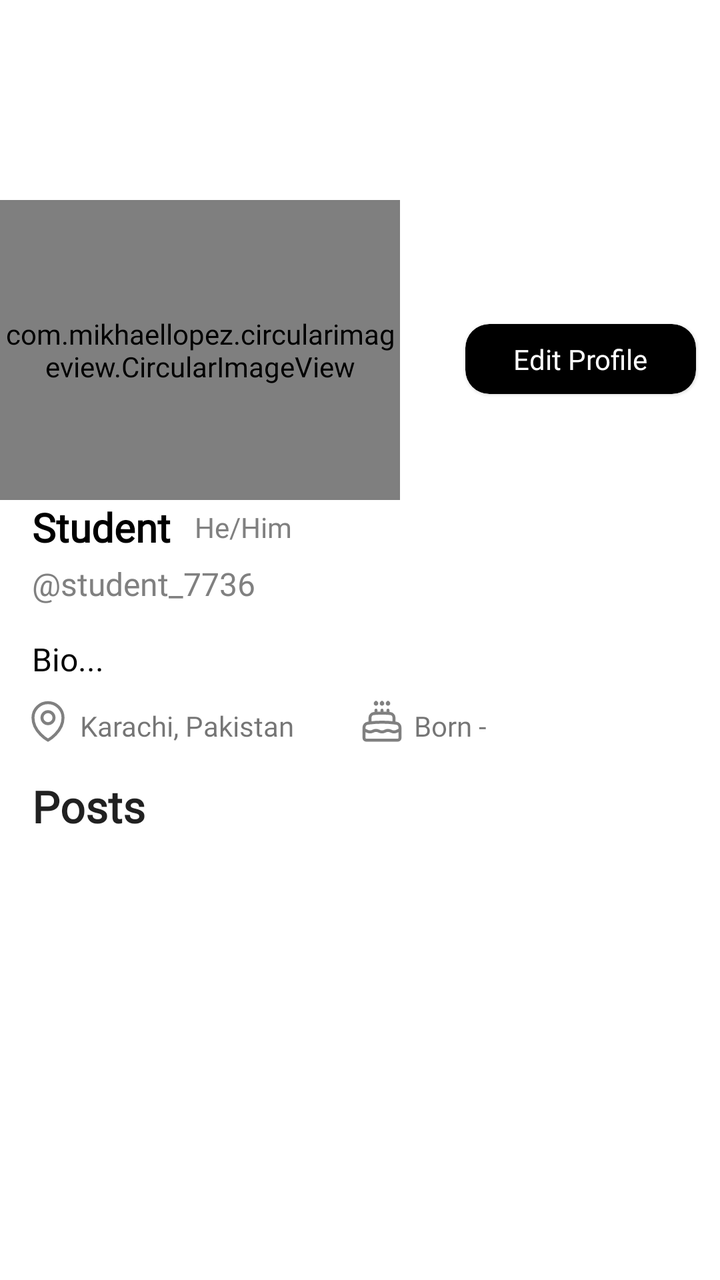
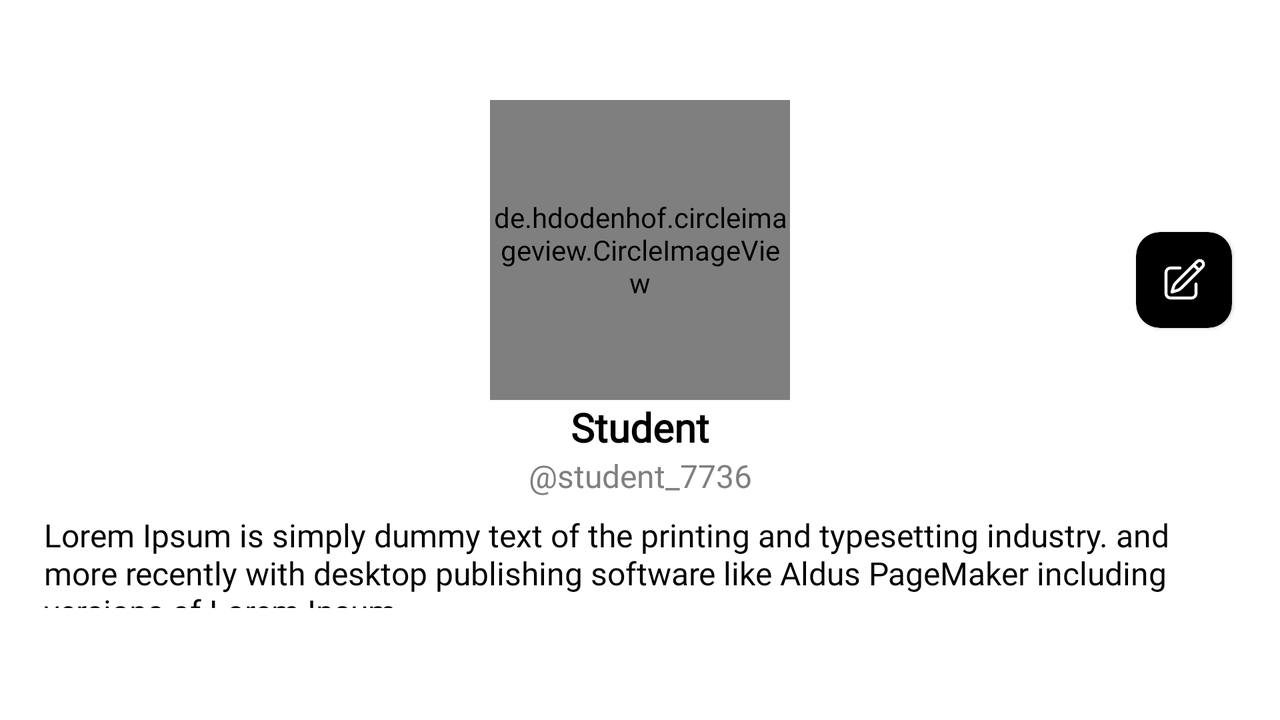

Compare how this app lays out the same screen by default and in its alternative resource folder. The renders come first, then the two layout files and the values they reference.
<!-- AndroidManifest.xml: application theme Theme.universe -->
<!-- res/layout/fragment_profile.xml -->
<?xml version="1.0" encoding="utf-8"?>
<androidx.core.widget.NestedScrollView xmlns:android="http://schemas.android.com/apk/res/android"
    xmlns:app="http://schemas.android.com/apk/res-auto"
    xmlns:tools="http://schemas.android.com/tools"
    android:id="@+id/main"
    android:layout_width="match_parent"
    android:layout_height="match_parent"
    android:background="@color/bkg"
    android:layout_marginBottom="?attr/actionBarSize"
    tools:context=".ui.profile.ProfileFragment">

    <androidx.constraintlayout.widget.ConstraintLayout
        android:layout_width="match_parent"
        android:layout_height="wrap_content"
        android:paddingBottom="16dp">

        
        <ImageView
            android:id="@+id/imageView"
            android:layout_width="match_parent"
            android:layout_height="150dp"
            android:adjustViewBounds="true"
            android:contentDescription="@string/dummy_bkg"
            android:maxHeight="150dp"
            android:scaleType="centerCrop"
            android:src="@drawable/dummy"
            app:layout_constraintEnd_toEndOf="parent"
            app:layout_constraintStart_toStartOf="parent"
            app:layout_constraintTop_toTopOf="parent" />

        
        <com.airbnb.lottie.LottieAnimationView
            android:id="@+id/lottieLoaderProfile"
            android:layout_width="0dp"
            android:layout_height="0dp"
            android:layout_centerInParent="true"
            app:layout_constraintBottom_toBottomOf="@+id/circleProfileImage"
            app:layout_constraintEnd_toEndOf="@+id/circleProfileImage"
            app:layout_constraintStart_toStartOf="@+id/circleProfileImage"
            app:layout_constraintTop_toTopOf="@+id/circleProfileImage"
            app:lottie_autoPlay="true"
            app:lottie_loop="true"
            app:lottie_rawRes="@raw/loader" />

        
        <com.mikhaellopez.circularimageview.CircularImageView
            android:id="@+id/circleProfileImage"
            android:layout_width="200dp"
            android:layout_height="150dp"
            android:layout_marginTop="100dp"
            android:src="@drawable/avatar"
            app:civ_border_color="@color/bkg"
            app:civ_border_width="12dp"
            app:civ_circle_color="@color/adaptive_white"
            app:layout_constraintStart_toStartOf="parent"
            app:layout_constraintTop_toTopOf="parent" />

        
        <TextView
            android:id="@+id/nameTvProfile"
            style="@style/TextAppearance.Nexa.Bold"
            android:layout_width="wrap_content"
            android:layout_height="wrap_content"
            android:layout_marginStart="16dp"
            android:text="@string/dummy_name"
            android:textColor="@color/adaptive_black"
            android:textSize="20sp"
            app:layout_constraintStart_toStartOf="@+id/circleProfileImage"
            app:layout_constraintTop_toBottomOf="@+id/circleProfileImage" />

        
        <TextView
            android:id="@+id/gender"
            android:layout_width="wrap_content"
            android:layout_height="wrap_content"
            android:text="He/Him"
            android:layout_marginStart="12dp"
            android:textColor="@color/gray_hint"
            android:textSize="14sp"
            app:layout_constraintBottom_toBottomOf="@+id/nameTvProfile"
            app:layout_constraintStart_toEndOf="@+id/nameTvProfile"
            app:layout_constraintTop_toTopOf="@+id/nameTvProfile" />

        
        <TextView
            android:id="@+id/profileUserName"
            android:layout_width="wrap_content"
            android:layout_height="wrap_content"
            android:layout_marginStart="16dp"
            android:text="@string/dummy_username"
            android:textColor="@color/gray_hint"
            android:textSize="16sp"
            android:layout_marginTop="4dp"
            app:layout_constraintStart_toStartOf="@+id/circleProfileImage"
            app:layout_constraintTop_toBottomOf="@+id/nameTvProfile" />

        
        <TextView
            android:id="@+id/textView7"
            style="@style/TextAppearance.Nexa.Light"
            android:layout_width="match_parent"
            android:layout_height="wrap_content"
            android:layout_marginStart="16dp"
            android:layout_marginTop="16dp"
            android:layout_marginEnd="16dp"
            android:text="Bio..."
            android:textColor="@color/adaptive_black"
            android:textSize="16sp"
            app:layout_constraintEnd_toEndOf="@+id/circleProfileImage"
            app:layout_constraintStart_toStartOf="@+id/circleProfileImage"
            app:layout_constraintTop_toBottomOf="@+id/profileUserName" />

        
        <androidx.constraintlayout.widget.ConstraintLayout
            android:id="@+id/constraintLayout"
            android:layout_width="0dp"
            android:layout_height="wrap_content"
            android:layout_marginStart="12dp"
            android:layout_marginTop="8dp"
            android:layout_marginEnd="12dp"
            app:layout_constraintEnd_toEndOf="parent"
            app:layout_constraintStart_toStartOf="parent"
            app:layout_constraintTop_toBottomOf="@id/textView7">

            <LinearLayout
                android:id="@+id/locationLL"
                android:layout_width="wrap_content"
                android:layout_height="match_parent"
                android:gravity="center"
                android:orientation="horizontal"
                app:layout_constraintBottom_toBottomOf="parent"
                app:layout_constraintStart_toStartOf="parent"
                app:layout_constraintTop_toTopOf="parent">

                <ImageView
                    android:layout_width="wrap_content"
                    android:layout_height="match_parent"
                    android:src="@drawable/location"
                    app:tint="@color/gray_hint" />

                <TextView
                    android:id="@+id/locationTV"
                    android:layout_width="wrap_content"
                    android:layout_height="match_parent"
                    android:layout_marginStart="4dp"
                    android:gravity="bottom"
                    android:text="Karachi, Pakistan" />
            </LinearLayout>

            <LinearLayout
                android:id="@+id/bdayLL"
                android:layout_width="wrap_content"
                android:layout_height="match_parent"
                android:layout_marginStart="32dp"
                android:gravity="center"
                android:orientation="horizontal"
                app:layout_constraintBottom_toBottomOf="parent"
                app:layout_constraintStart_toEndOf="@id/locationLL"
                app:layout_constraintTop_toTopOf="parent">

                <ImageView
                    android:layout_width="wrap_content"
                    android:layout_height="match_parent"
                    android:src="@drawable/cake"
                    app:tint="@color/gray_hint" />

                <TextView
                    android:id="@+id/bdayTV"
                    android:layout_width="wrap_content"
                    android:layout_height="match_parent"
                    android:layout_marginStart="4dp"
                    android:gravity="bottom"

                    android:text="Born -" />
            </LinearLayout>
        </androidx.constraintlayout.widget.ConstraintLayout>

        
        <TextView
            android:id="@+id/TVposts"
            style="@style/TextAppearance.Nexa.Bold"
            android:layout_width="wrap_content"
            android:layout_height="wrap_content"
            android:layout_marginTop="16dp"
            android:text="Posts"
            android:textSize="22sp"
            app:layout_constraintStart_toStartOf="@+id/profileUserName"
            app:layout_constraintTop_toBottomOf="@+id/constraintLayout" />

        
        <androidx.recyclerview.widget.RecyclerView
            android:id="@+id/profileRV"
            android:layout_width="0dp"
            android:layout_height="match_parent"
            app:layout_constraintBottom_toBottomOf="parent"
            app:layout_constraintEnd_toEndOf="parent"
            android:paddingBottom="50dp"
            android:clipToPadding="false"
            tools:listitem="@layout/item_post"
            app:layout_constraintStart_toStartOf="parent"
            app:layout_constraintTop_toBottomOf="@id/TVposts" />

        
        <com.google.android.material.card.MaterialCardView
            android:id="@+id/editProfileBtn"
            android:layout_width="wrap_content"
            android:layout_height="wrap_content"
            android:layout_margin="12dp"
            android:backgroundTint="@color/adaptive_black"
            android:src="@drawable/plus"
            app:cardCornerRadius="12dp"
            app:layout_constraintEnd_toEndOf="parent"
            app:layout_constraintTop_toBottomOf="@+id/imageView">

            <TextView
                android:layout_width="match_parent"
                android:layout_height="match_parent"
                android:layout_margin="8dp"
                android:paddingStart="16dp"
                android:paddingEnd="16dp"
                android:text="Edit Profile"
                android:textColor="@color/adaptive_white" />
        </com.google.android.material.card.MaterialCardView>

    </androidx.constraintlayout.widget.ConstraintLayout>
</androidx.core.widget.NestedScrollView>
<!-- resources referenced by this layout -->
<resources>
  <color name="adaptive_black">#000000</color>
  <color name="adaptive_white">#FFFFFF</color>
  <color name="bkg">#FFFFFF</color>
  <color name="gray_hint">#808080</color>
  <!-- drawable location (drawable) -->
  <vector xmlns:android="http://schemas.android.com/apk/res/android"
      android:width="24dp"
      android:height="24dp"
      android:viewportWidth="24"
      android:viewportHeight="24">
    <path
        android:pathData="M15,10.5a3,3 0,1 1,-6 0,3 3,0 0,1 6,0Z"
        android:strokeLineJoin="round"
        android:strokeWidth="1.5"
        android:fillColor="#00000000"
        android:strokeColor="@color/adaptive_black"
        android:strokeLineCap="round"/>
    <path
        android:pathData="M19.5,10.5c0,7.142 -7.5,11.25 -7.5,11.25S4.5,17.642 4.5,10.5a7.5,7.5 0,1 1,15 0Z"
        android:strokeLineJoin="round"
        android:strokeWidth="1.5"
        android:fillColor="#00000000"
        android:strokeColor="@color/adaptive_black"
        android:strokeLineCap="round"/>
  </vector>
  <!-- drawable plus (drawable) -->
  <vector xmlns:android="http://schemas.android.com/apk/res/android"
      android:width="24dp"
      android:height="24dp"
      android:viewportWidth="24"
      android:viewportHeight="24">
    <path
        android:pathData="M12,4.5v15m7.5,-7.5h-15"
        android:strokeLineJoin="round"
        android:strokeWidth="2"
        android:fillColor="#00000000"
        android:strokeColor="@color/adaptive_black"
        android:strokeLineCap="round"/>
  </vector>
  <string name="dummy_bkg">bkg Image</string>
  <string name="dummy_name">Student</string>
  <string name="dummy_username">\@student_7736</string>
  <style name="TextAppearance.Nexa.Bold" parent="TextAppearance.AppCompat">
          <item name="android:fontFamily">@font/helvetica_bold</item>
          <item name="android:textStyle">bold</item>
      </style>
  <style name="TextAppearance.Nexa.Light" parent="TextAppearance.AppCompat">
          <item name="android:fontFamily">@font/helvetica_light</item>
      </style>
  <style name="Theme.universe" parent="Theme.MaterialComponents.DayNight.NoActionBar">
          
          <item name="colorPrimary">@color/black</item>
          <item name="colorPrimaryVariant">@color/black</item>
          <item name="colorOnPrimary">@color/white</item>
          
          <item name="colorSecondary">@color/white</item>
          <item name="colorSecondaryVariant">@color/white</item>
          <item name="colorOnSecondary">@color/black</item>
          
          <item name="android:statusBarColor">?attr/colorPrimaryVariant</item>
  
          
          <item name="fontFamily">@font/helvetica_regular</item>
          <item name="android:fontFamily">@font/helvetica_regular</item>
          <item name="android:buttonStyle">@style/Widget.MaterialComponents.Button</item>
      </style>
  <color name="black">#FF000000</color>
  <color name="white">#FFFFFF</color>
  <!-- some entries are left out for length -->
</resources>
<!-- res/layout-land/fragment_profile.xml (the repository's variant of the layout above) -->
<!-- drawn on the phone turned sideways -->
<?xml version="1.0" encoding="utf-8"?>
<androidx.constraintlayout.widget.ConstraintLayout xmlns:android="http://schemas.android.com/apk/res/android"
    xmlns:app="http://schemas.android.com/apk/res-auto"
    xmlns:tools="http://schemas.android.com/tools"
    android:id="@+id/main"
    android:layout_width="match_parent"
    android:layout_height="match_parent"
    android:background="@color/bkg"
    android:layout_marginBottom="?attr/actionBarSize"
    tools:context=".ui.profile.ProfileFragment">

    <ImageView
        android:id="@+id/imageView"
        android:layout_width="match_parent"
        android:layout_height="100dp"
        android:adjustViewBounds="true"
        android:contentDescription="@string/dummy_bkg"
        android:maxHeight="150dp"
        android:scaleType="centerCrop"
        android:src="@drawable/dummy"
        app:layout_constraintEnd_toEndOf="parent"
        app:layout_constraintStart_toStartOf="parent"
        app:layout_constraintTop_toTopOf="parent" />

    <com.airbnb.lottie.LottieAnimationView
        android:id="@+id/lottieLoaderProfile"
        android:layout_width="0dp"
        android:layout_height="0dp"
        android:layout_centerInParent="true"
        app:layout_constraintBottom_toBottomOf="@+id/circleProfileImage"
        app:layout_constraintEnd_toEndOf="@+id/circleProfileImage"
        app:layout_constraintStart_toStartOf="@+id/circleProfileImage"
        app:layout_constraintTop_toTopOf="@+id/circleProfileImage"
        app:lottie_autoPlay="true"
        app:lottie_loop="true"
        app:lottie_rawRes="@raw/loader" />

    <de.hdodenhof.circleimageview.CircleImageView
        android:id="@+id/circleProfileImage"
        android:layout_width="150dp"
        android:layout_height="150dp"
        android:layout_marginTop="50dp"
        android:src="@drawable/avatar"
        app:civ_border_color="@color/bkg"
        app:civ_border_width="12dp"
        app:layout_constraintEnd_toEndOf="parent"
        app:layout_constraintStart_toStartOf="parent"
        app:layout_constraintTop_toTopOf="parent" />

    <TextView
        android:id="@+id/nameTvProfile"
        style="@style/TextAppearance.Nexa.Bold"
        android:layout_width="wrap_content"
        android:layout_height="wrap_content"
        android:text="@string/dummy_name"
        android:textColor="@color/adaptive_black"
        android:textSize="20sp"
        app:layout_constraintEnd_toEndOf="@+id/circleProfileImage"
        app:layout_constraintStart_toStartOf="@+id/circleProfileImage"
        app:layout_constraintTop_toBottomOf="@+id/circleProfileImage" />

    <TextView
        android:id="@+id/profileEmailTV"
        android:layout_width="wrap_content"
        android:layout_height="wrap_content"
        android:text="@string/dummy_username"
        android:textColor="@color/gray_hint"
        android:textSize="16sp"
        app:layout_constraintEnd_toEndOf="@+id/circleProfileImage"
        app:layout_constraintStart_toStartOf="@+id/circleProfileImage"
        app:layout_constraintTop_toBottomOf="@+id/nameTvProfile" />

    <TextView
        android:id="@+id/textView7"
        style="@style/TextAppearance.Nexa.Light"
        android:layout_width="match_parent"
        android:layout_height="wrap_content"
        android:layout_marginTop="8dp"
        android:layout_marginEnd="22dp"
        android:layout_marginStart="22dp"
        android:text="@string/lorem_ipsum"
        android:textColor="@color/adaptive_black"
        android:textSize="16sp"
        app:layout_constraintEnd_toEndOf="@+id/circleProfileImage"
        app:layout_constraintStart_toStartOf="@+id/circleProfileImage"
        app:layout_constraintTop_toBottomOf="@+id/profileEmailTV" />

    <com.google.android.material.card.MaterialCardView
        android:id="@+id/editProfileBtn"
        android:layout_width="wrap_content"
        android:layout_height="wrap_content"
        android:layout_marginEnd="24dp"
        android:backgroundTint="@color/adaptive_black"
        android:src="@drawable/plus"
        app:cardCornerRadius="12dp"
        android:layout_marginTop="16dp"
        app:layout_constraintEnd_toEndOf="parent"
        app:layout_constraintTop_toBottomOf="@+id/imageView">

        <ImageView
            android:layout_width="wrap_content"
            android:layout_height="match_parent"
            android:layout_margin="12dp"
            android:src="@drawable/edit"
            app:tint="@color/adaptive_white" />
    </com.google.android.material.card.MaterialCardView>


</androidx.constraintlayout.widget.ConstraintLayout>
<!-- resources referenced by the variant -->
<!-- as the phone turned sideways resolves them -->
<resources>
  <color name="adaptive_black">#000000</color>
  <color name="adaptive_white">#FFFFFF</color>
  <color name="bkg">#FFFFFF</color>
  <color name="gray_hint">#808080</color>
  <!-- drawable avatar: vector/xml drawable (drawable, 4267 chars, omitted) -->
  <!-- drawable edit (drawable) -->
  <vector xmlns:android="http://schemas.android.com/apk/res/android"
      android:width="24dp"
      android:height="24dp"
      android:viewportWidth="24"
      android:viewportHeight="24">
    <path
        android:pathData="m16.862,4.487 l1.687,-1.688a1.875,1.875 0,1 1,2.652 2.652L10.582,16.07a4.5,4.5 0,0 1,-1.897 1.13L6,18l0.8,-2.685a4.5,4.5 0,0 1,1.13 -1.897l8.932,-8.931ZM16.862,4.487L19.5,7.125M18,14v4.75A2.25,2.25 0,0 1,15.75 21L5.25,21A2.25,2.25 0,0 1,3 18.75L3,8.25A2.25,2.25 0,0 1,5.25 6L10,6"
        android:strokeLineJoin="round"
        android:strokeWidth="1.5"
        android:fillColor="#00000000"
        android:strokeColor="@color/adaptive_black"
        android:strokeLineCap="round"/>
  </vector>
  <!-- drawable plus (drawable) -->
  <vector xmlns:android="http://schemas.android.com/apk/res/android"
      android:width="24dp"
      android:height="24dp"
      android:viewportWidth="24"
      android:viewportHeight="24">
    <path
        android:pathData="M12,4.5v15m7.5,-7.5h-15"
        android:strokeLineJoin="round"
        android:strokeWidth="2"
        android:fillColor="#00000000"
        android:strokeColor="@color/adaptive_black"
        android:strokeLineCap="round"/>
  </vector>
  <string name="dummy_bkg">bkg Image</string>
  <string name="dummy_name">Student</string>
  <string name="dummy_username">\@student_7736</string>
  <string name="lorem_ipsum">Lorem Ipsum is simply dummy text of the printing and typesetting industry. and more recently with desktop publishing software like Aldus PageMaker including versions of Lorem Ipsum.</string>
  <style name="TextAppearance.Nexa.Bold" parent="TextAppearance.AppCompat">
          <item name="android:fontFamily">@font/helvetica_bold</item>
          <item name="android:textStyle">bold</item>
      </style>
  <style name="TextAppearance.Nexa.Light" parent="TextAppearance.AppCompat">
          <item name="android:fontFamily">@font/helvetica_light</item>
      </style>
  <style name="Theme.universe" parent="Theme.MaterialComponents.DayNight.NoActionBar">
          
          <item name="colorPrimary">@color/black</item>
          <item name="colorPrimaryVariant">@color/black</item>
          <item name="colorOnPrimary">@color/white</item>
          
          <item name="colorSecondary">@color/white</item>
          <item name="colorSecondaryVariant">@color/white</item>
          <item name="colorOnSecondary">@color/black</item>
          
          <item name="android:statusBarColor">?attr/colorPrimaryVariant</item>
  
          
          <item name="fontFamily">@font/helvetica_regular</item>
          <item name="android:fontFamily">@font/helvetica_regular</item>
          <item name="android:buttonStyle">@style/Widget.MaterialComponents.Button</item>
      </style>
  <color name="black">#FF000000</color>
  <color name="white">#FFFFFF</color>
</resources>
